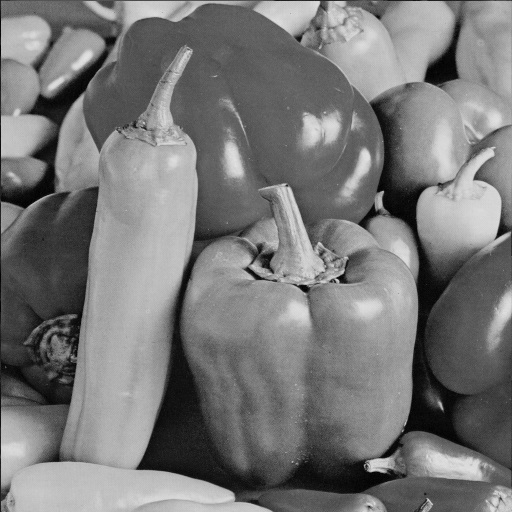
#> input picture 1.jpg, 512 x 512 px, found by its file name
$ python exp1.py
#> lines starting #> are read from the running program, lines starting #| are printed output that depends on the picture; after the words box and inside, x2 and y2 are one past the last pixel; in counts of white or black regions, pixels touching at a corner belong together
import numpy as np
from matplotlib import pyplot as plt
from PIL import Image
import cv2

def read_image(file_path):
#> called with file_path = 'path/to/your/image.jpg'
    img = Image.open(r"C:\Users\Rheina Trudy\Documents\UNI\SEMESTER 5\Multimedia\Experiments\images\1.jpg").convert('L')  # Convert to grayscale
    return np.array(img)

def calculate_histogram(image):
    histogram = np.zeros(256)
    for pixel_value in range(256):
        mask = (image == pixel_value)
        histogram[pixel_value] = np.sum(mask)
#> this loop made 256 passes
#> pass 1, in calculate_histogram, `mask = (image == pixel_value)`:
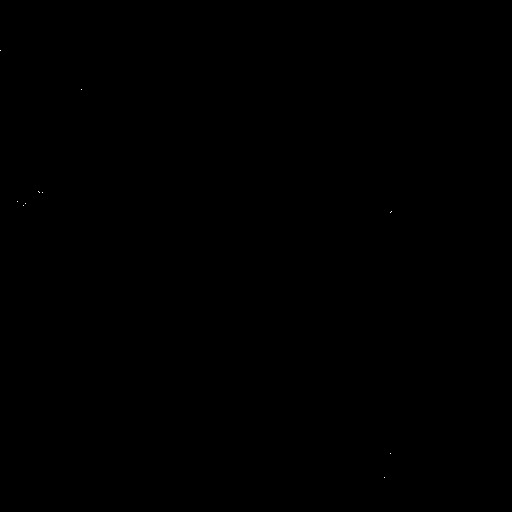
#> mask: shape (512, 512) bool; 0% white in thin lines or dots, all inside (x1, y1, x2, y2) = (0, 50, 392, 478)
#> after the loop, histogram = 256 values, max 2706 at index 95, min 0 at index 229, mean 1024
    return histogram

def normalize_histogram(histogram, total_pixels):
    return histogram / total_pixels

def cumulative_distribution_function(normalized_histogram):
    return np.cumsum(normalized_histogram)

def histogram_equalization(image, cdf):
    return np.interp(image, np.arange(256), cdf * 255).astype(np.uint8)

def plot_cumulative_histogram(cdf):
    plt.plot(range(256), cdf, color='g')
    plt.grid(True)
    plt.ylabel('Cumulative Distribution Function (CDF)')
    plt.xlabel('Level of intensity')
    plt.title('Histogram Cumulative')
    plt.show()

def plot_histogram_and_cdf(image, cdf):
    hist, bins = np.histogram(image.flatten(), 256, [0, 256])
    cdf_normalized = cdf * hist.max() / cdf.max()

    plt.plot(cdf_normalized, color='b')
    plt.hist(image.flatten(), 256, [0, 256], color='r')
    plt.xlim([0, 256])
    plt.legend(('CDF', 'Histogram'), loc='upper left')
    plt.show()

def plot_original_histogram(image):
    plt.figure(figsize=(12, 6))

    # Original Image
    plt.subplot(231)
    plt.imshow(image, cmap='gray')
    plt.title('Original Image')

    # Original Histogram
    plt.subplot(232)
    hist = calculate_histogram(image)
#> hist has the same summary as histogram in calculate_histogram
    plt.bar(range(256), hist, color='r')
    plt.grid(True)
    plt.ylabel('Pixels with same intensity')
    plt.xlabel('Level of intensity')
    plt.title('Original Histogram')

    plt.show()
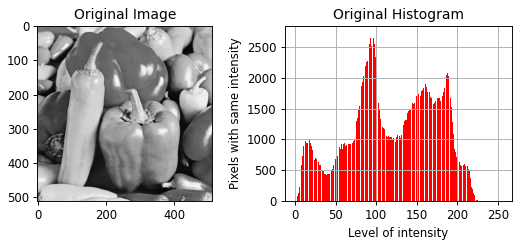
#> figure drawn by matplotlib, 2 panels; panel 2: tallest bar 2706 high, from x = 94.6 to 95.4

def plot_normalized_histogram(histogram):
    plt.bar(range(256), histogram, color='b')
    plt.grid(True)
    plt.ylabel('Pixels with same intensity (normalized)')
    plt.xlabel('Level of intensity')
    plt.title('Normalized Histogram')
    plt.show()

def show_comparison(original_img, custom_img, built_in_img, original_hist, custom_hist, built_in_hist):
    plt.figure(figsize=(15, 8))

    # Original Image + Original Histogram
    plt.subplot(331)
    plt.imshow(original_img, cmap='gray')
    plt.title('Original Image')
    plt.subplot(334)
    plt.hist(original_img.flatten(), 256, [0, 256], color='r')
    plt.grid(True)
    plt.ylabel('Pixels with same intensity')
    plt.xlabel('Level of intensity')
    plt.title('Original Histogram')

    # Enhanced Image + Enhanced Histogram (Written by me)
    plt.subplot(332)
    plt.imshow(custom_img, cmap='gray')
    plt.title('Enhanced Image (Written by me)')
    plt.subplot(335)
    plt.hist(custom_img.flatten(), 256, [0, 256], color='r')
    plt.grid(True)
    plt.ylabel('Pixels with same intensity')
    plt.xlabel('Level of intensity')
    plt.title('Equalized Histogram (Written by me)')

    # Enhanced Image + Enhanced Histogram (Built-in using OpenCV)
    plt.subplot(333)
    plt.imshow(built_in_img, cmap='gray')
    plt.title('Enhanced Image (Built-in using OpenCV)')
    plt.subplot(336)
    plt.hist(built_in_img.flatten(), 256, [0, 256], color='r')
    plt.grid(True)
    plt.ylabel('Pixels with same intensity')
    plt.xlabel('Level of intensity')
    plt.title('Equalized Histogram (Built-in using OpenCV)')

    # Comparison: Enhanced Image (Written by me) vs Enhanced Image (Built-in using OpenCV)
    plt.subplot(337)
    plt.imshow(custom_img, cmap='gray')
    plt.title('Enhanced Image (Written by me)')
    plt.subplot(338)
    plt.imshow(built_in_img, cmap='gray')
    plt.title('Enhanced Image (Built-in using OpenCV)')

    # Histogram: Enhanced Image (Written by me) vs Enhanced Image (Built-in using OpenCV)
    plt.subplot(339)
    plt.hist(custom_img.flatten(), 256, [0, 256], color='r', alpha=0.5, label='Written by me')
    plt.hist(built_in_img.flatten(), 256, [0, 256], color='b', alpha=0.5, label='Built-in OpenCV')
    plt.grid(True)
    plt.ylabel('Pixels with same intensity')
    plt.xlabel('Level of intensity')
    plt.title('Comparison: Equalized Histogram')
    plt.legend()

    plt.tight_layout()
    plt.show()

# Using custom function to read the image
img = read_image("path/to/your/image.jpg")
plot_original_histogram(img)
hist = calculate_histogram(img)
#> hist has the same summary as histogram in calculate_histogram

# Normalize
total_pixels = img.shape[0] * img.shape[1]
#> total_pixels = 262144
norm_hist = normalize_histogram(hist, total_pixels)
#> norm_hist = 256 values, max 0.0103 at index 95, min 0 at index 229, mean 0.00391

# Histogram and CDF
plot_histogram_and_cdf(img, norm_hist)
#> in plot_histogram_and_cdf, `hist, bins = np.histogram(image.flatten(), 256, [0, 256])`: hist has the same summary as histogram in calculate_histogram; bins = 257 values from 0 to 256
#> in plot_histogram_and_cdf, `cdf_normalized = cdf * hist.max() / cdf.max()`: cdf_normalized has the same summary as histogram in calculate_histogram

# Normalized histogram
plot_normalized_histogram(norm_hist)
#> in plot_normalized_histogram, `plt.show()`:
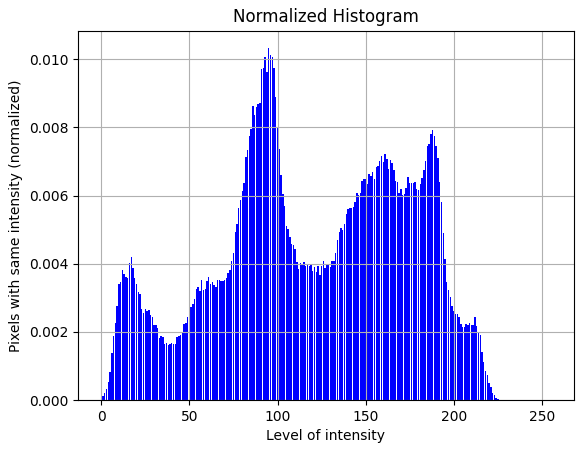
#> figure drawn by matplotlib, 1 panel; tallest bar 0.0103 high, from x = 94.6 to 95.4

# CDF calculation
cdf = cumulative_distribution_function(norm_hist)
#> cdf = 256 values from 4.58e-05 to 1

# Cumulative histogram
plot_cumulative_histogram(cdf)

# Equalization
img_equalized = histogram_equalization(img, cdf)
#> in histogram_equalization, `return np.interp(image, np.arange(256), cdf * 255).astype(np.uint8)`:
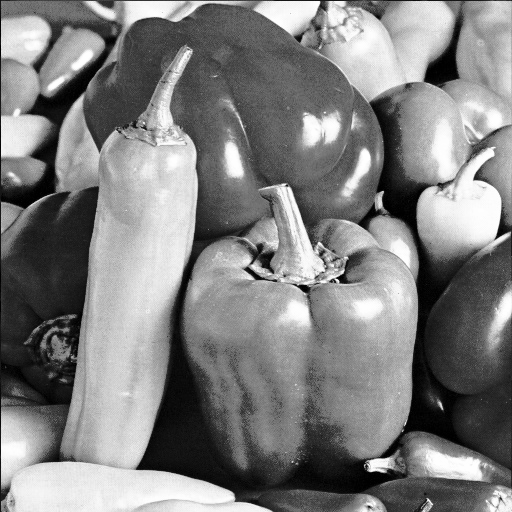
#> returned value: shape (512, 512); min 0, max 255, mean 127.8

# Enhanced image + histogram (written by me)
plt.subplot(121)
plt.imshow(img_equalized, cmap='gray')
plt.title('Enhanced Image (Written by me)')
plt.subplot(122)
plt.hist(img_equalized.flatten(), 256, [0, 256], color='r')
plt.grid(True)
plt.ylabel('Pixels with same intensity')
plt.xlabel('Level of intensity')
plt.title('Equalized Histogram (Written by me)')
plt.show()
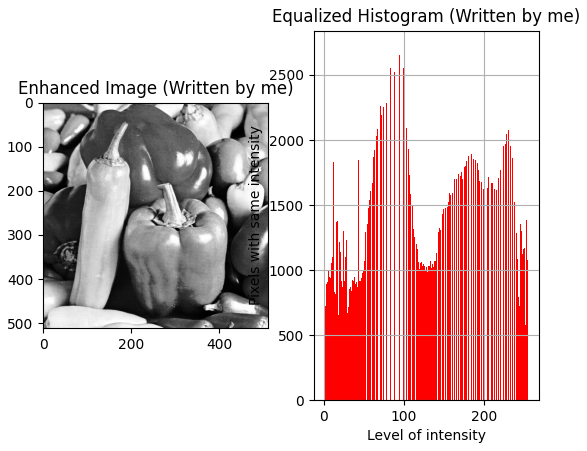
#> figure drawn by matplotlib, 2 panels; panel 2: tallest bar 2706 high, from x = 91 to 92

# Equalization using OpenCV built-in function
img_histeq = cv2.equalizeHist(img)

# Image + histogram (Built-in using OpenCV)
plt.subplot(121)
plt.imshow(img_histeq, cmap='gray')
plt.title('Enhanced Image (Built-in using OpenCV)')
plt.subplot(122)
plt.hist(img_histeq.flatten(), 256, [0, 256], color='r')
plt.grid(True)
plt.ylabel('Pixels with same intensity')
plt.xlabel('Level of Intensity')
plt.title('Equalized Histogram (Built-in using OpenCV)')
plt.show()
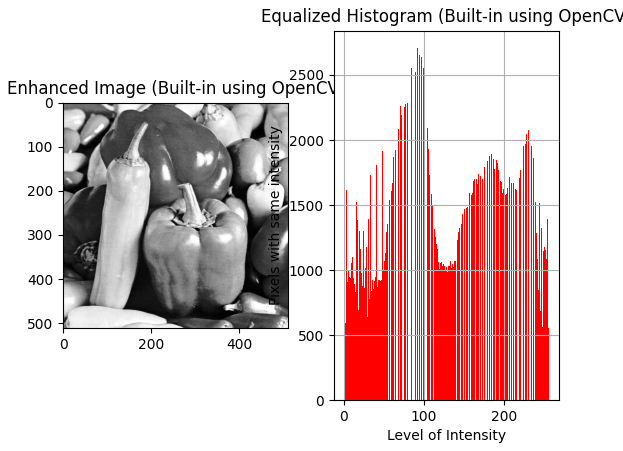
#> figure drawn by matplotlib, 2 panels; panel 2: tallest bar 2706 high, from x = 92 to 93

# Compare
show_comparison(img, img_equalized, img_histeq, hist, norm_hist, cv2.calcHist([img_histeq], [0],
                                                                                None, [256], [0, 256]))
#> in show_comparison, `plt.show()`:
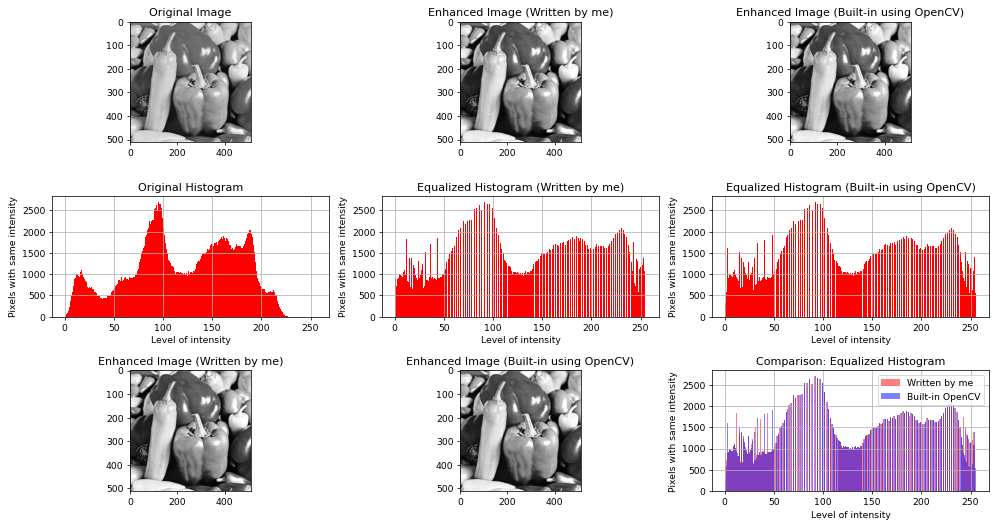
#> figure drawn by matplotlib, 9 panels; panel 2: tallest bar 2706 high, from x = 95 to 96; panel 4: tallest bar 2706 high, from x = 91 to 92; panel 6: tallest bar 2706 high, from x = 92 to 93; panel 9: tallest bar 2706 high, from x = 91 to 92
